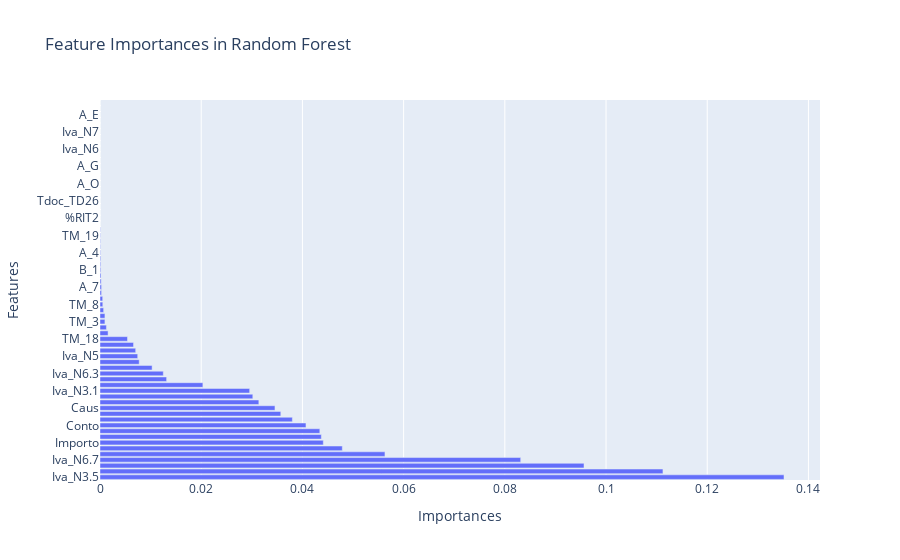

Notebook cell for this chart:
### Code cell
importances_numbers = plot_feature_importance(model_dt)
importances_numbers

### Figure 1 — Plotly figure (JSON) as saved in the notebook; plotly's stock layout.template omitted (floating-point values rounded to 4 significant figures)
{"data": [{"alignmentgroup": "True", "hovertemplate": "Importances=%{x}<br>Features=%{y}<extra></extra>", "legendgroup": "", "marker": {"color": "#636efa", "pattern": {"shape": ""}}, "name": "", "offsetgroup": "", "orientation": "h", "showlegend": false, "textposition": "auto", "type": "bar", "x": [0.1352, 0.1112, 0.09565, 0.08313, 0.05631, 0.04788, 0.04413, 0.04374, 0.04344, 0.04071, 0.03801, 0.03573, 0.03458, 0.03139, 0.0302, 0.02958, 0.02033, 0.01317, 0.01251, 0.0103, 0.007747, 0.007452, 0.007053, 0.006627, 0.005433, 0.001597, 0.00127, 0.0009744, 0.0009736, 0.0007202, 0.0005536, 0.0005298, 0.0003091, 0.0003074, 0.0002292, 0.0002003, 0.0001489, 0.000143, 0.0001407, 9.771e-05, 8.559e-05, 8.407e-05, 7.092e-05, 6.384e-05, 0, 0, 0, 0, 0, 0, 0, 0, 0, 0, 0, 0, 0, 0, 0, 0, 0, 0, 0, 0, 0, 0], "xaxis": "x", "y": ["Iva_N3.5", "TIva", "CoDitta", "Iva_N6.7", "Iva_N2", "Tdoc_TD04", "Importo", "Iva_N2.2", "Iva_N4", "Conto", "Iva_N3.2", "Ateco", "Caus", "Iva_N2.1", "ContoStd", "Iva_N3.1", "A_5", "Tdoc_TD24", "Iva_N6.3", "Iva_N6.1", "Iva_N3.4", "Iva_N5", "Iva_N6.5", "Iva_N3.3", "TM_18", "Tdoc_TD06", "TM_7", "TM_3", "Iva_N3", "A_6", "TM_8", "TM_16", "%RIT1", "A_7", "A_3", "A_2", "B_1", "A_S", "Tdoc_TD02", "A_4", "Tdoc_TD05", "TM_13", "TM_19", "TM_4", "Tdoc_TD03", "%RIT2", "Tdoc_TD17", "Tdoc_TD25", "Tdoc_TD26", "Tdoc_TD27", "A_A", "A_O", "A_N", "TM_20", "A_G", "Iva_N6.2", "Iva_N3.6", "Iva_N6", "TM_15", "TM_14", "Iva_N7", "Iva_N6.9", "Iva_N6.8", "A_E", "Iva_N6.6", "Iva_N6.4"], "yaxis": "y"}], "layout": {"barmode": "relative", "legend": {"tracegroupgap": 0}, "title": {"text": "Feature Importances in Random Forest"}, "xaxis": {"anchor": "y", "domain": [0, 1], "title": {"text": "Importances"}}, "yaxis": {"anchor": "x", "domain": [0, 1], "title": {"text": "Features"}}}}
